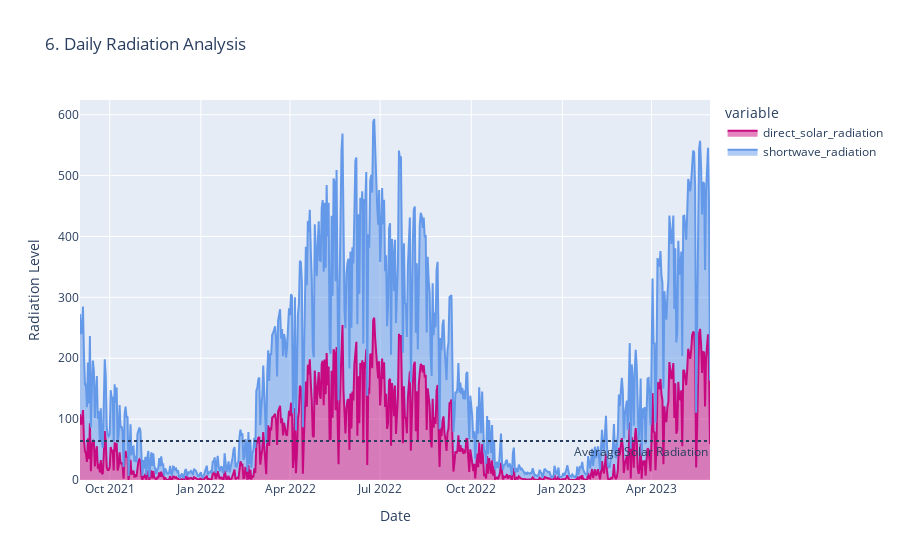

Source (notebook cell):
### Code cell
fig = px.area(daily, x=daily.index, y=["direct_solar_radiation","shortwave_radiation"],title='6. Daily Radiation Analysis',
              color_discrete_map={"shortwave_radiation": "#6499E9","direct_solar_radiation": "#C70A80"})
fig.add_hline(y=meanSolar, line_dash="dot", annotation_text="Average Solar Radiation", annotation_position="bottom right")
fig.update_layout(xaxis_title="Date", yaxis_title="Radiation Level")
fig.show()

### Figure 1 — Plotly figure (JSON) as saved in the notebook; plotly's stock layout.template omitted (floating-point values rounded to 4 significant figures; data arrays with more than 128 entries replaced by an {"elided": "..."} marker saying what was removed)
{"data": [{"fillpattern": {"shape": ""}, "hovertemplate": "variable=direct_solar_radiation<br>datetime=%{x}<br>value=%{y}<extra></extra>", "legendgroup": "direct_solar_radiation", "line": {"color": "#C70A80"}, "marker": {"symbol": "circle"}, "mode": "lines", "name": "direct_solar_radiation", "orientation": "v", "showlegend": true, "stackgroup": "1", "x": {"elided": "637 str values"}, "xaxis": "x", "y": {"elided": "637 float values"}, "yaxis": "y", "type": "scatter"}, {"fillpattern": {"shape": ""}, "hovertemplate": "variable=shortwave_radiation<br>datetime=%{x}<br>value=%{y}<extra></extra>", "legendgroup": "shortwave_radiation", "line": {"color": "#6499E9"}, "marker": {"symbol": "circle"}, "mode": "lines", "name": "shortwave_radiation", "orientation": "v", "showlegend": true, "stackgroup": "1", "x": {"elided": "637 str values"}, "xaxis": "x", "y": {"elided": "637 float values"}, "yaxis": "y", "type": "scatter"}], "layout": {"xaxis": {"anchor": "y", "domain": [0, 1], "title": {"text": "Date"}, "type": "date", "range": ["2021-09-01", "2023-05-30"], "autorange": true}, "yaxis": {"anchor": "x", "domain": [0, 1], "title": {"text": "Radiation Level"}, "type": "linear", "range": [0, 624.1], "autorange": true}, "legend": {"title": {"text": "variable"}, "tracegroupgap": 0}, "title": {"text": "6. Daily Radiation Analysis"}, "shapes": [{"line": {"dash": "dot"}, "type": "line", "x0": 0, "x1": 1, "xref": "x domain", "y0": 63.95, "y1": 63.95, "yref": "y"}], "annotations": [{"showarrow": false, "text": "Average Solar Radiation", "x": 1, "xanchor": "right", "xref": "x domain", "y": 63.95, "yanchor": "top", "yref": "y"}], "autosize": true}}
